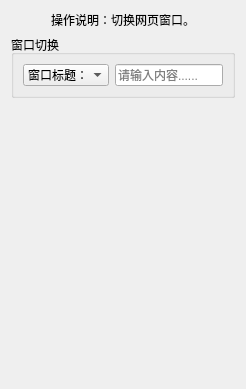
       <widget class="QWidget" name="tab_18">
        <attribute name="title">
         <string>切换窗口</string>
        </attribute>
        <layout class="QVBoxLayout" name="verticalLayout_39">
         <item>
          <widget class="QLabel" name="label_98">
           <property name="sizePolicy">
            <sizepolicy hsizetype="Preferred" vsizetype="Preferred">
             <horstretch>0</horstretch>
             <verstretch>0</verstretch>
            </sizepolicy>
           </property>
           <property name="text">
            <string>操作说明：切换网页窗口。</string>
           </property>
           <property name="alignment">
            <set>Qt::AlignCenter</set>
           </property>
           <property name="wordWrap">
            <bool>false</bool>
           </property>
           <property name="margin">
            <number>0</number>
           </property>
           <property name="indent">
            <number>-1</number>
           </property>
           <property name="openExternalLinks">
            <bool>false</bool>
           </property>
          </widget>
         </item>
         <item>
          <widget class="QGroupBox" name="groupBox_13">
           <property name="title">
            <string>窗口切换</string>
           </property>
           <layout class="QGridLayout" name="gridLayout_26">
            <item row="0" column="1">
             <widget class="QLineEdit" name="lineEdit_15">
              <property name="placeholderText">
               <string>请输入内容......</string>
              </property>
             </widget>
            </item>
            <item row="0" column="0">
             <widget class="QComboBox" name="comboBox_32">
              <item>
               <property name="text">
                <string>窗口标题：</string>
               </property>
              </item>
              <item>
               <property name="text">
                <string>窗口ID：</string>
               </property>
              </item>
             </widget>
            </item>
           </layout>
          </widget>
         </item>
         <item>
          <spacer name="verticalSpacer_15">
           <property name="orientation">
            <enum>Qt::Vertical</enum>
           </property>
           <property name="sizeHint" stdset="0">
            <size>
             <width>20</width>
             <height>280</height>
            </size>
           </property>
          </spacer>
         </item>
        </layout>
       </widget>
